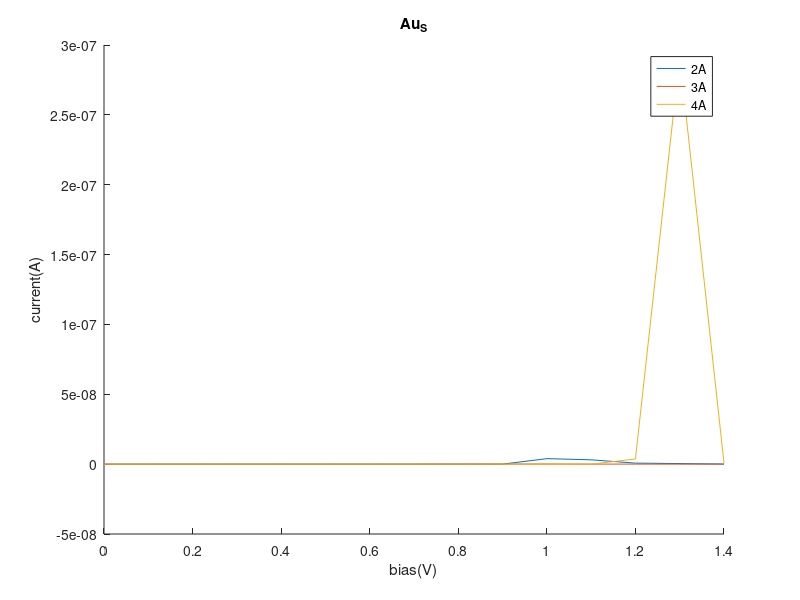

This chart was generated by the following MATLAB code:
A4=[          0.00  -0.000000000000000

      0.10  0.000000000000147

      0.20  0.000000000000709

      0.30  0.000000000000211

      0.40  0.000000000000015

      0.50  0.000000000000047

      0.60  0.000000000000006

      0.70  0.000000000000161

      0.80  0.000000000000332

      0.90  0.000000000001389

      1.00  0.000000000023331

      1.10  0.000000000006133

      1.20  0.000000003691104

      1.30  0.000000291608430

      1.40  0.000000000763122

]
A2=[            0.00  -0.000000000000019

      0.10  0.000000000000101

      0.20  0.000000000000155

      0.30  0.000000000000182

      0.40  0.000000000000264

      0.50  0.000000000000274

      0.60  0.000000000000224

      0.70  0.000000000000478

      0.80  0.000000000026800

      0.90  0.000000000011482

      1.00  0.000000003935347

      1.10  0.000000003096612

      1.20  0.000000000736442

      1.40  0.000000000094015

]
A3=[            0.00  -0.000000000000009

      0.10  0.000000000000071

      0.20  0.000000000000117

      0.30  0.000000000000163

      0.40  0.000000000000299

      0.50  0.000000000000380

      0.60  0.000000000000416

      0.70  0.000000000000496

      0.80  0.000000000021641

      0.90  0.000000000052494

      1.00  0.000000000094713

      1.10  0.000000000029801

      1.20  0.000000000033934

      1.30  0.000000000011862

      1.40  0.000000000005055

]


hold on 
plot(A2(:,1),A2(:,2))
plot(A3(:,1),A3(:,2))
plot(A4(:,1),A4(:,2))
legend('2A','3A','4A')
xlabel('bias(V)')
ylabel('current(A)')
title('Au_S')